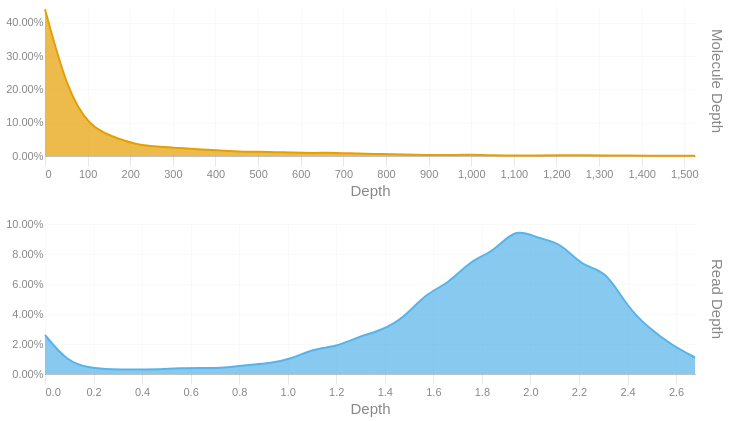

The notebook cell saved with this chart:
### Code cell
readdep = depth_hist(tb['Read Depth'], q99, 3)
readdep = readdep.with_columns(pl.lit('Read Depth').alias('Metric'))
if not SKIPLR:
    moldep = depth_hist(tb['Molecule Depth'], mol_q99, 1)
    moldep = moldep.with_columns(pl.lit('Molecule Depth').alias('Metric'))
    _hist = pl.concat([readdep, moldep])
    _hist = _hist.filter(pl.col('Proportion') != 0)
    with SafeRender(_hist):
        (
            alt.Chart(_hist)        
            .mark_area(interpolate = "basis")
            .encode(
                x=alt.X('Bin:Q').scale(domainMin=0).axis(alt.Axis(title='Depth')),
                y = alt.Y('Proportion:Q', title = None).axis(format = '.2%'),
                color = alt.Color('Metric:N').legend(None),
                row = alt.Row("Metric:N").header(title = None, labelOrient = 'right'),
                tooltip = [
                    alt.Tooltip("Metric:N", title = "Metric"),
                    alt.Tooltip('Interval:N', title = "Depth Interval"),
                    alt.Tooltip('Proportion:Q', title = "% Alignments").format('.2%')
                ]
            )
            .resolve_scale(x='independent', y='independent')
            .properties(
                height = 150, width = 650,
                usermeta={'embedOptions': {'downloadFileName': f'{samplename}.depth.hist'}}
            )
        ).display()
else:
    readdep = readdep.filter(pl.col('Proportion') != 0)
    with SafeRender(readdep):
        (
            alt.Chart(readdep)        
            .mark_area(interpolate = "basis")
            .encode(
                x=alt.X('Bin:Q').scale(domainMin=0).axis(alt.Axis(title='Depth')),
                y = alt.Y('Proportion:Q', title = None).axis(format = '.2%'),
                tooltip = [
                    alt.Tooltip('Interval:N', title = "Depth Interval"),
                    alt.Tooltip('Proportion:Q', title = "% Alignments").format('.2%')
                ]
            )
            .properties(
                usermeta={'embedOptions': {'downloadFileName': f'{samplename}.depth.hist'}}
            )
        ).display()

### Figure 1 — Vega-Lite specification as saved in the notebook (floating-point values rounded to 4 significant figures)
{"width": 650, "height": 150, "config": {"title": {"anchor": "start", "dy": -15, "fontSize": 18, "color": "#888888", "subtitleColor": "#888888", "subtitleFontSize": 14}, "arc": {"fill": "#0072B2"}, "axis": {"domainColor": "#888888", "domainWidth": 0.5, "gridWidth": 0.2, "grid": false, "titleFontWeight": 400, "titleFontSize": 15, "labelFontSize": 11, "labelColor": "#888888", "tickColor": "#888888", "tickWidth": 0.2, "titleColor": "#888888"}, "axisBand": {"grid": false}, "axisX": {"grid": true, "tickSize": 10, "domainCap": "round"}, "axisY": {"domain": false, "grid": true, "tickSize": 0, "domainCap": "round"}, "background": "transparent", "header": {"labelFontSize": 15, "labelColor": "#888888", "titleFontSize": 15, "titleFontWeight": 600, "titleColor": "#888888"}, "legend": {"labelFont": "sans-serif", "labelFontSize": 12, "labelColor": "#888888", "symbolSize": 100, "symbolType": "circle", "titleFontSize": 12, "titlePadding": 10, "titleColor": "#888888", "title": null}, "range": {"category": ["#E69F00", "#56B4E9", "#009E73", "#F0E442", "#0072B2", "#D55E00", "#CC79A7", "#000000"], "diverging": ["#cfe8f3", "#a2d4ec", "#73bfe2", "#46abdb", "#1696d2", "#12719e"]}, "area": {"fill": "#0072B2", "fillOpacity": 0.7, "line": true, "strokeOpacity": 0.7}, "line": {"color": "#0072B2", "stroke": "#0072B2", "strokeWidth": 2}, "trail": {"color": "#0072B2", "stroke": "#0072B2", "strokeWidth": 0, "size": 1}, "point": {"filled": true, "fillOpacity": 1.0, "size": 95}, "text": {"color": "#888888", "fontSize": 11, "align": "right", "fontWeight": 400, "size": 11}, "bar": {"fill": "#0072B2", "stroke": null}, "view": {"stroke": null, "continuousWidth": 660, "continuousHeight": 400}}, "data": {"name": "data-5404fc1305e5bd4de594b010f2bd9541"}, "mark": {"type": "area", "interpolate": "basis"}, "encoding": {"color": {"field": "Metric", "legend": null, "type": "nominal"}, "row": {"field": "Metric", "header": {"title": null, "labelOrient": "right"}, "type": "nominal"}, "tooltip": [{"field": "Metric", "title": "Metric", "type": "nominal"}, {"field": "Interval", "title": "Depth Interval", "type": "nominal"}, {"field": "Proportion", "format": ".2%", "title": "% Alignments", "type": "quantitative"}], "x": {"axis": {"title": "Depth"}, "field": "Bin", "scale": {"domainMin": 0}, "type": "quantitative"}, "y": {"axis": {"format": ".2%"}, "field": "Proportion", "title": null, "type": "quantitative"}}, "resolve": {"scale": {"x": "independent", "y": "independent"}}, "usermeta": {"embedOptions": {"downloadFileName": "S3_Musquodoboit_598.depth.hist"}}, "$schema": "https://vega.github.io/schema/vega-lite/v6.1.0.json", "datasets": {"data-5404fc1305e5bd4de594b010f2bd9541": [{"Bin": 0.0, "Interval": "0.0-0.092", "Proportion": 0.026, "Metric": "Read Depth"}, {"Bin": 0.092, "Interval": "0.092-0.185", "Proportion": 0.008, "Metric": "Read Depth"}, {"Bin": 0.185, "Interval": "0.185-0.277", "Proportion": 0.004, "Metric": "Read Depth"}, {"Bin": 0.277, "Interval": "0.277-0.369", "Proportion": 0.003, "Metric": "Read Depth"}, {"Bin": 0.369, "Interval": "0.369-0.462", "Proportion": 0.003, "Metric": "Read Depth"}, {"Bin": 0.462, "Interval": "0.462-0.554", "Proportion": 0.003, "Metric": "Read Depth"}, {"Bin": 0.554, "Interval": "0.554-0.646", "Proportion": 0.004, "Metric": "Read Depth"}, {"Bin": 0.646, "Interval": "0.646-0.739", "Proportion": 0.004, "Metric": "Read Depth"}, {"Bin": 0.739, "Interval": "0.739-0.831", "Proportion": 0.004, "Metric": "Read Depth"}, {"Bin": 0.831, "Interval": "0.831-0.923", "Proportion": 0.006, "Metric": "Read Depth"}, {"Bin": 0.923, "Interval": "0.923-1.016", "Proportion": 0.007, "Metric": "Read Depth"}, {"Bin": 1.016, "Interval": "1.016-1.108", "Proportion": 0.01, "Metric": "Read Depth"}, {"Bin": 1.108, "Interval": "1.108-1.2", "Proportion": 0.017, "Metric": "Read Depth"}, {"Bin": 1.2, "Interval": "1.2-1.293", "Proportion": 0.018, "Metric": "Read Depth"}, {"Bin": 1.293, "Interval": "1.293-1.385", "Proportion": 0.025, "Metric": "Read Depth"}, {"Bin": 1.385, "Interval": "1.385-1.477", "Proportion": 0.029, "Metric": "Read Depth"}, {"Bin": 1.477, "Interval": "1.477-1.57", "Proportion": 0.037, "Metric": "Read Depth"}, {"Bin": 1.57, "Interval": "1.57-1.662", "Proportion": 0.054, "Metric": "Read Depth"}, {"Bin": 1.662, "Interval": "1.662-1.754", "Proportion": 0.06, "Metric": "Read Depth"}, {"Bin": 1.754, "Interval": "1.754-1.847", "Proportion": 0.076, "Metric": "Read Depth"}, {"Bin": 1.847, "Interval": "1.847-1.939", "Proportion": 0.081, "Metric": "Read Depth"}, {"Bin": 1.939, "Interval": "1.939-2.031", "Proportion": 0.098, "Metric": "Read Depth"}, {"Bin": 2.031, "Interval": "2.031-2.124", "Proportion": 0.09, "Metric": "Read Depth"}, {"Bin": 2.124, "Interval": "2.124-2.216", "Proportion": 0.088, "Metric": "Read Depth"}, {"Bin": 2.216, "Interval": "2.216-2.308", "Proportion": 0.071, "Metric": "Read Depth"}, {"Bin": 2.308, "Interval": "2.308-2.401", "Proportion": 0.07, "Metric": "Read Depth"}, {"Bin": 2.401, "Interval": "2.401-2.493", "Proportion": 0.044, "Metric": "Read Depth"}, {"Bin": 2.493, "Interval": "2.493-2.585", "Proportion": 0.03, "Metric": "Read Depth"}, {"Bin": 2.585, "Interval": "2.585-2.678", "Proportion": 0.019, "Metric": "Read Depth"}, {"Bin": 2.678, "Interval": "2.678-2.77", "Proportion": 0.011, "Metric": "Read Depth"}, {"Bin": 0.0, "Interval": "0.0-52.6", "Proportion": 0.44, "Metric": "Molecule Depth"}, {"Bin": 52.6, "Interval": "52.6-105.2", "Proportion": 0.194, "Metric": "Molecule Depth"}, {"Bin": 105.2, "Interval": "105.2-157.8", "Proportion": 0.088, "Metric": "Molecule Depth"}, {"Bin": 157.8, "Interval": "157.8-210.3", "Proportion": 0.058, "Metric": "Molecule Depth"}, {"Bin": 210.3, "Interval": "210.3-262.9", "Proportion": 0.035, "Metric": "Molecule Depth"}, {"Bin": 262.9, "Interval": "262.9-315.5", "Proportion": 0.028, "Metric": "Molecule Depth"}, {"Bin": 315.5, "Interval": "315.5-368.1", "Proportion": 0.024, "Metric": "Molecule Depth"}, {"Bin": 368.1, "Interval": "368.1-420.7", "Proportion": 0.019, "Metric": "Molecule Depth"}, {"Bin": 420.7, "Interval": "420.7-473.3", "Proportion": 0.016, "Metric": "Molecule Depth"}, {"Bin": 473.3, "Interval": "473.3-525.9", "Proportion": 0.012, "Metric": "Molecule Depth"}, {"Bin": 525.9, "Interval": "525.9-578.4", "Proportion": 0.013, "Metric": "Molecule Depth"}, {"Bin": 578.4, "Interval": "578.4-631.0", "Proportion": 0.01, "Metric": "Molecule Depth"}, {"Bin": 631.0, "Interval": "631.0-683.6", "Proportion": 0.009, "Metric": "Molecule Depth"}, {"Bin": 683.6, "Interval": "683.6-736.2", "Proportion": 0.01, "Metric": "Molecule Depth"}, {"Bin": 736.2, "Interval": "736.2-788.8", "Proportion": 0.007, "Metric": "Molecule Depth"}, {"Bin": 788.8, "Interval": "788.8-841.4", "Proportion": 0.006, "Metric": "Molecule Depth"}, {"Bin": 841.4, "Interval": "841.4-894.0", "Proportion": 0.004, "Metric": "Molecule Depth"}, {"Bin": 894.0, "Interval": "894.0-946.5", "Proportion": 0.003, "Metric": "Molecule Depth"}, {"Bin": 946.5, "Interval": "946.5-999.1", "Proportion": 0.003, "Metric": "Molecule Depth"}, {"Bin": 999.1, "Interval": "999.1-1051.7", "Proportion": 0.004, "Metric": "Molecule Depth"}, {"Bin": 1052.0, "Interval": "1051.7-1104.3", "Proportion": 0.002, "Metric": "Molecule Depth"}, {"Bin": 1104.0, "Interval": "1104.3-1156.9", "Proportion": 0.001, "Metric": "Molecule Depth"}, {"Bin": 1157.0, "Interval": "1156.9-1209.5", "Proportion": 0.002, "Metric": "Molecule Depth"}, {"Bin": 1210.0, "Interval": "1209.5-1262.0", "Proportion": 0.002, "Metric": "Molecule Depth"}, {"Bin": 1262.0, "Interval": "1262.0-1314.6", "Proportion": 0.002, "Metric": "Molecule Depth"}, {"Bin": 1315.0, "Interval": "1314.6-1367.2", "Proportion": 0.002, "Metric": "Molecule Depth"}, {"Bin": 1367.0, "Interval": "1367.2-1419.8", "Proportion": 0.001, "Metric": "Molecule Depth"}, {"Bin": 1420.0, "Interval": "1419.8-1472.4", "Proportion": 0.001, "Metric": "Molecule Depth"}, {"Bin": 1472.0, "Interval": "1472.4-1525.0", "Proportion": 0.001, "Metric": "Molecule Depth"}, {"Bin": 1525.0, "Interval": "1525.0-1577.56", "Proportion": 0.001, "Metric": "Molecule Depth"}]}}
